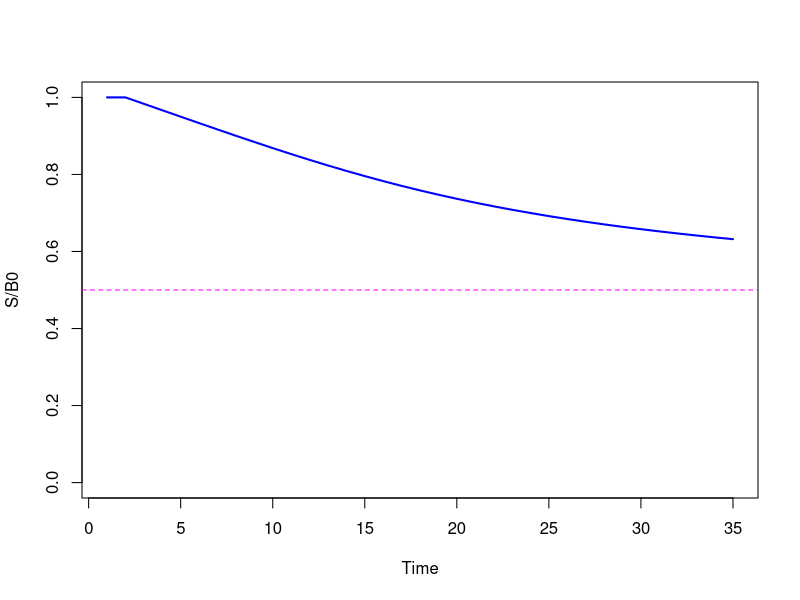
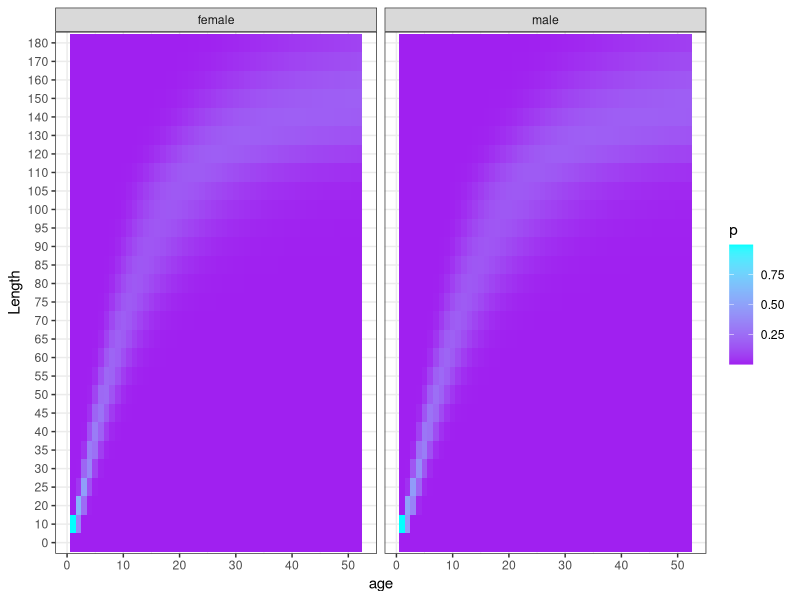
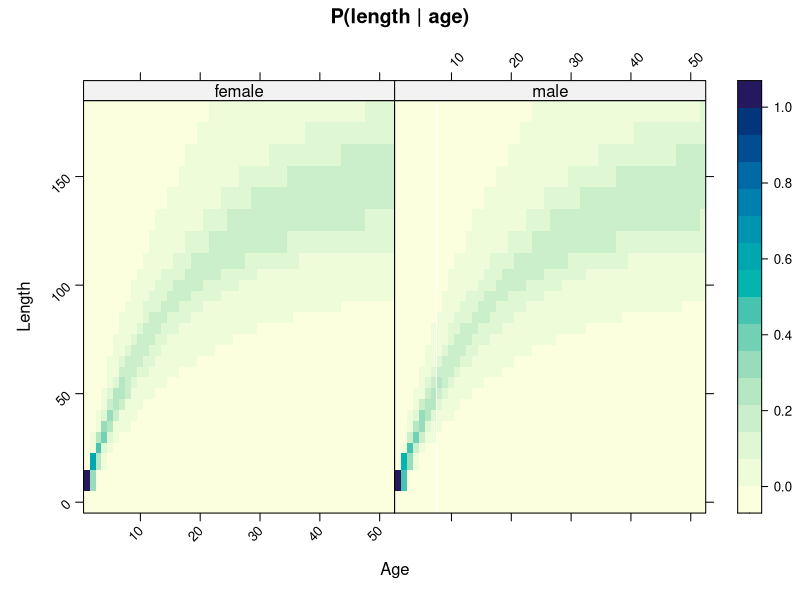
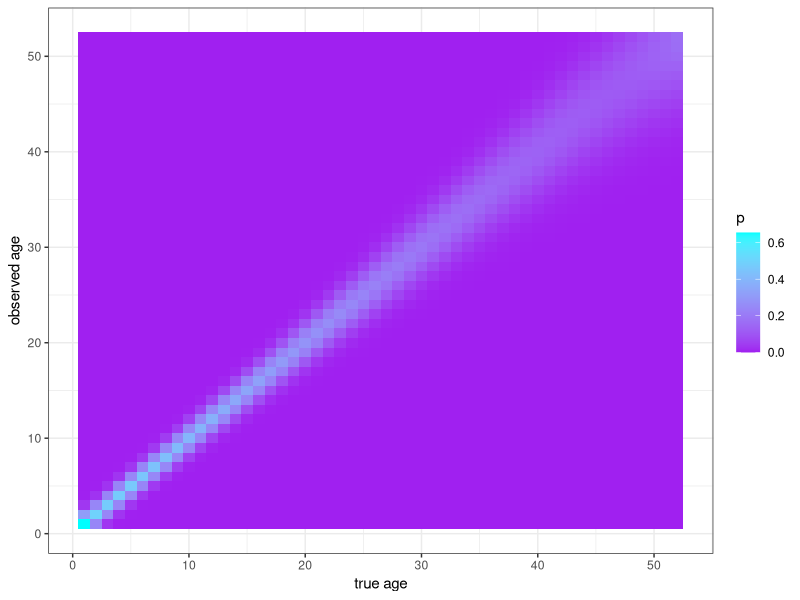
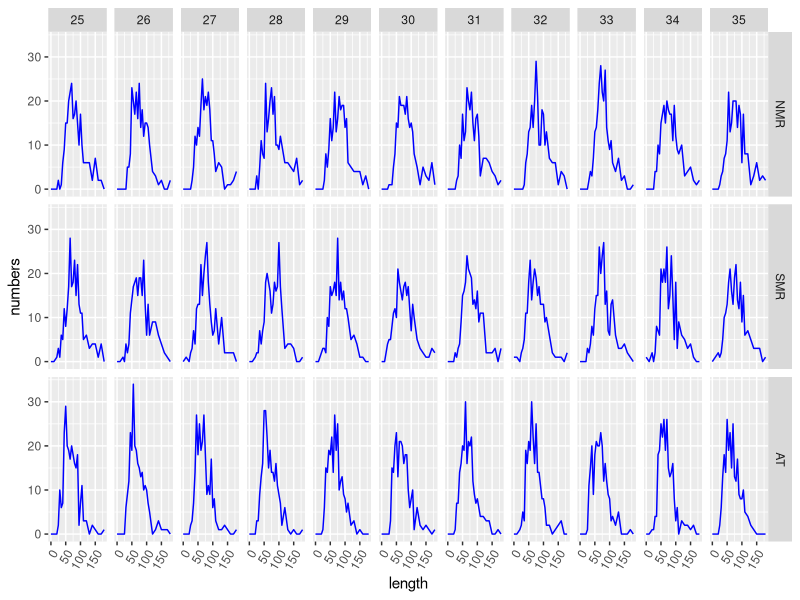
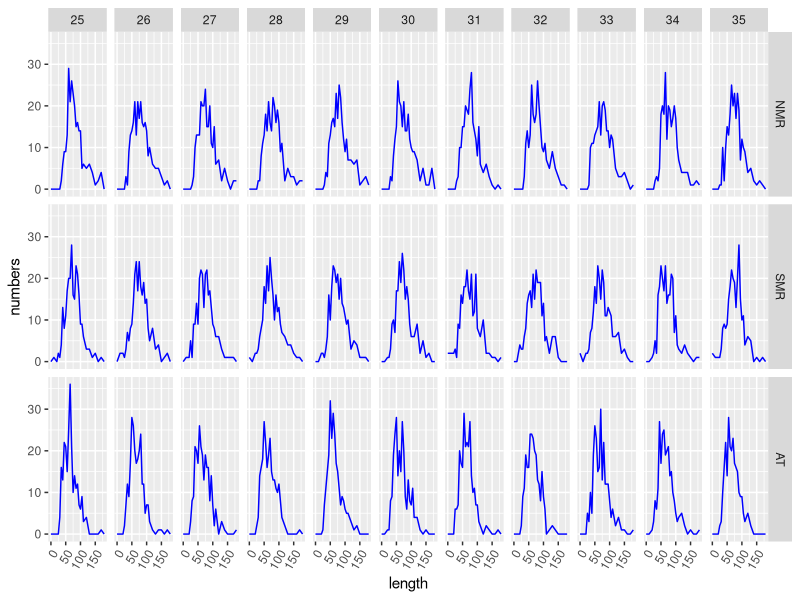
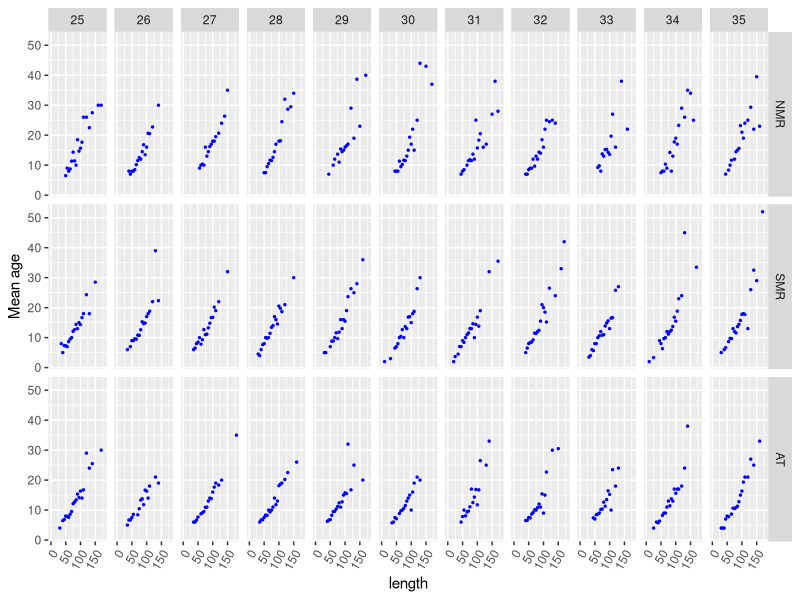
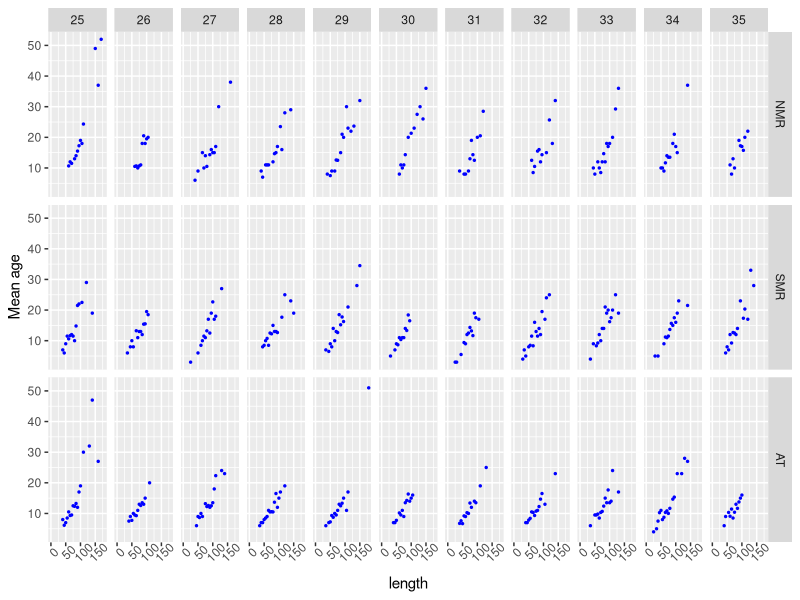

R code for these plots, in order:
######################################################
# testing population dynamics calculations ###########
######################################################
# R Hillary CSIRO 2018 ###############################
######################################################

ages <- 1:52
nages <- length(ages)
R <- 2
ns <- 2
R0 <- 1e+6
M <- rep(0.13,nages)
zeta <- c(0.5,0.5) # sex ratio
eta <- c(0.45,0.55) # spatial recruitment ratio
pim <- array(dim=c(R,R,nages)) # movement matrices
sm50 <- 139
sm95 <- 185
a.wl <- 4.4e-6
b.wl <- 3.14
Linf <- c(165,165)
k <- c(0.057,0.052)
t0 <- c(-0.19,-0.34)
mula <- m <- w <- array(dim=c(ns,nages))
mula[1,] <- Linf[1]*(1-exp(-k[1]*(ages-t0[1])))
mula[2,] <- Linf[2]*(1-exp(-k[2]*(ages-t0[2])))
cvla <- 0.15
for(a in 1:nages) {

  lref1 <- seq(mula[1,a]*(1-1.96*cvla),mula[1,a]*(1+1.96*cvla),length=50)
  dl1 <- dlnorm(lref1,log(mula[1,a]),sqrt(log(1+cvla^2)))
  dl1 <- dl1/sum(dl1)
  lref2 <- seq(mula[2,a]*(1-1.96*cvla),mula[2,a]*(1+1.96*cvla),length=50)
  dl2 <- dlnorm(lref2,log(mula[2,a]),sqrt(log(1+cvla^2)))
  dl2 <- dl2/sum(dl2) 
  m[1,a] <- sum(dl1*(1/(1+19^{-(lref1-sm50)/(sm95-sm50)})))
  m[2,a] <- sum(dl2*(1/(1+19^{-(lref2-sm50)/(sm95-sm50)})))
  w[1,a] <- sum(dl1*a.wl*lref1^b.wl)/1e+3
  w[2,a] <- sum(dl2*a.wl*lref2^b.wl)/1e+3

}

# define the movement model

pi12 <- 0.01
pi21 <- 0.05
pim[] <- matrix(c(1-pi12,pi12,pi21,1-pi21),ncol=2,byrow=T)

########################################
# 1. long-term eqm unfished population #
########################################

ny <- 500
Nbar <- array(dim=c(ny,nages,ns,R))
for(s in 1:ns) 
  for(r in 1:R) Nbar[1,,s,r] <- eta[r]*zeta[s]*R0*exp(-ages*M[1]) 
for(y in 2:ny) {

  for(s in 1:ns) 
    for(r in 1:R) Nbar[y,1,s,r] <- R0*eta[r]*zeta[s]
  for(s in 1:ns)
    for(a in 2:(nages-1)) 
      for(r in 1:R) Nbar[y,a,s,r] <- sum(pim[,r,a-1]*Nbar[y-1,a-1,s,]*exp(-M[a-1]))

  for(s in 1:ns)
    for(r in 1:R) Nbar[y,nages,s,r] <- sum(pim[,r,nages-1]*Nbar[y-1,nages-1,s,]*exp(-M[nages-1]))+sum(pim[,r,nages]*Nbar[y-1,nages,s,]*exp(-M[nages]))

}
  
############################################
# 2. Eqm short cut using simultaneous eqns #
############################################

Neqm <- array(dim=c(nages,ns,R))
for(s in 1:ns) Neqm[1,s,] <- R0*eta*zeta[s]
for(a in 2:(nages-1))
  for(s in 1:ns)
    for(r in 1:R) Neqm[a,s,r] <- sum(pim[,r,a-1]*Neqm[a-1,s,]*exp(-M[a-1]))

# solve simulatenous eqns for N in the plus group

av <- rep(NA,R)
B <- matrix(nrow=R,ncol=R)
for(s in 1:ns) {

  for(r in 1:R) av[r] <- sum(pim[,r,nages-1]*Neqm[nages-1,s,]*exp(-M[nages-1]))
  for(r in 1:R)
    for(ss in 1:R) B[ss,r] <- pim[ss,r,nages]*exp(-M[nages])
  npg <- t(av) %*% solve(diag(1,nrow=R)-B)
  Neqm[nages,s,] <- npg

}

#############################
# testing the popn dynamics #
#############################

B0 <- sum(apply(Neqm[,1,],1,sum)*w[1,]*m[1,])

# selectivity

nf <- 3 # NMR, SMR, AT longlines
rf <- c(1,2,2) # areas fisheries operate in

sl50 <- c(65,80,55)
sl95 <- c(75,110,65)

sel <- array(dim=c(nf,ns,nages))
for(f in 1:nf) {
  for(a in 1:nages) {

    lref1 <- seq(mula[1,a]*(1-1.96*cvla),mula[1,a]*(1+1.96*cvla),length=50)
    dl1 <- dlnorm(lref1,log(mula[1,a]),sqrt(log(1+cvla^2)))
    dl1 <- dl1/sum(dl1)
    lref2 <- seq(mula[2,a]*(1-1.96*cvla),mula[2,a]*(1+1.96*cvla),length=50)
    dl2 <- dlnorm(lref2,log(mula[2,a]),sqrt(log(1+cvla^2)))
    dl2 <- dl2/sum(dl2) 
    sel[f,1,a] <- sum(dl1*(1/(1+19^{-(lref1-sl50[f])/(sl95[f]-sl50[f])})))
    sel[f,2,a] <- sum(dl2*(1/(1+19^{-(lref2-sl50[f])/(sl95[f]-sl50[f])})))
  
  }
}

# total catch

Ctot <- 440
Cf <- c(100,140,200)

# SRR params

hh <- 0.75
rho <- B0/R0
alp <- 4*hh/(rho*(1-hh))
bet <- (5*hh-1)/(B0*(1-hh))

# other stuff

ny <- 35
N <- hya <- Cya <- array(dim=c(ny,nages,ns,R))
Cyfa <- hyfa <- array(dim=c(ny,nages,ns,nf))
tauf <- 0.5
h <- array(dim=c(ny,nf,ns))
phi <- m[1,]*w[1,]
S <- rep(NA,ny)
S[1] <- B0
N[1,,,] <- Neqm
Cyfa[1,,,] <- Cya[1,,,] <- hyfa[1,,,] <- 0
h[1,,] <- hya[1,,,] <- 0
hmax <- 0.8

for(y in 2:ny) {

  # recruitment

  Rtot <- alp*S[y-1]/(1+bet*S[y-1])
  for(s in 1:ns) 
    for(r in 1:R) N[y,1,s,r] <- Rtot*eta[r]*zeta[s]

  # population dynamics

 
    # from 2 to A-1

  for(s in 1:ns)
    for(a in 2:(nages-1))
      for(r in 1:R)   
        N[y,a,s,r] <- sum(pim[,r,a-1]*N[y-1,a-1,s,]*exp(-M[a-1])*(1-hya[y-1,a-1,s,])) 

    # plus group

  for(s in 1:ns)
    for(r in 1:R) 
        N[y,nages,s,r] <- sum(pim[,r,nages-1]*N[y-1,nages-1,s,]*exp(-M[nages-1])*(1-hya[y-1,nages-1,s,]))+sum(pim[,r,nages]*N[y-1,nages,s,]*exp(-M[nages])*(1-hya[y-1,nages,s,])) 

  # calculate harvest rates

  for(f in 1:nf) 
    for(s in 1:ns) 
      h[y,f,s] <- Cf[f]*zeta[s]/sum(N[y,,s,rf[f]]*exp(-tauf*M)*sel[f,s,]*w[s,])

  # calculate catch-at-age (factoring in hmax)

  for(s in 1:ns) {
    for(a in 1:nages) {
      for(f in 1:nf) hyfa[y,,s,f] <- h[y,f,s]*sel[f,s,]
       
      # check maxmim total harvest rate not exceeded
      # this is enforce within a given region

      for(r in 1:R) {

        # multiple fisheries in a given area?

        if(length(rf[rf == r]) > 1) {

          idx <- grep(r,rf) 
          if(sum(hyfa[y,a,s,idx]) > hmax) hyfa[y,a,s,idx] <- hmax * Cf[idx]/sum(Cf[idx])

          hya[y,a,s,r] <- sum(hyfa[y,a,s,idx])
          Cyfa[y,a,s,idx] <- hyfa[y,a,s,idx] * N[y,a,s,r]*exp(-tauf*M[a])
          Cya[y,a,s,r] <- sum(Cyfa[y,a,s,idx]) 

        } else {

          idx <- grep(r,rf)  
          if(hyfa[y,a,s,rf[r]] > hmax) hyfa[y,a,s,rf[r]] <- hmax
          hya[y,a,s,r] <- hyfa[y,a,s,rf[r]]
          Cyfa[y,a,s,idx] <- hyfa[y,a,s,idx] * N[y,a,s,r]*exp(-tauf*M[a]) 
          Cya[y,a,s,r] <- Cyfa[y,a,s,idx]

        }
      }
    }
  }

  # calculate female SSB across both areas

  S[y] <- sum(apply(N[y,,1,],1,sum)*phi)

}

ts.plot(S/B0,col='blue',lwd=2,ylim=c(0,1))
abline(h=0.5,col='magenta',lty=2)

##############################################
# generate some pseudo-data for use later on #
##############################################

# length frequency data for each fishery
# 1. create length partition
# 2. calculate P(l | a)
# 3. define effective sample sizes
# 4. simulate the length data 

# 1. length partition

lbins <- c(seq(0,20,by=10),seq(25,105,by=5),seq(110,190,by=10))
nbins <- length(lbins)-1
mulbins <- 0.5*(lbins[-c(1)]+lbins[-c(nbins+1)])

# 2. calculate P(l | a)

pla <- array(NA,dim=c(ns,nbins,nages))
dimnames(pla)[[1]] <- c('female','male')
dimnames(pla)[[3]] <- ages
dimnames(pla)[[2]] <- lbins[1:nbins]

sdla <- sqrt(log(1+cvla^2))
for(s in 1:ns) {
  for(a in 1:nages) {

    pl <- dlnorm(mulbins,log(mula[s,a]),sdla)
    pl <- pl/sum(pl)
    pla[s,,a] <- pl
  }
}

# sum to 1 check along length dimension

apply(pla,c(1,3),sum)

# faaaaancy ggplot of P(l | a) cos you know...

library(ggplot2)
df <- expand.grid(age=ages,length=lbins[1:nbins],sex=c('female','male'),p=NA)
for(a in ages) {
  
  df[df$age == a & df$sex == 'female','p'] <- pla['female',,a]
  df[df$age == a & df$sex == 'male','p'] <- pla['male',,a] 

}

ggplot(df,aes(age,as.factor(length),z=p))+geom_tile(aes(fill=p))+facet_wrap(~sex)+scale_fill_gradient(low="purple", high="cyan")+theme_bw()+ylab("Length")

# lattice version

library(lattice)
levelplot(p~age*length|sex,data=df,xlab='Age',ylab='Length',main='P(length | age)',scales=list(y=list(rot=45), x=list(rot=45)),cex=0.5)

# get length-conditional age probabilities for conversions

A <- matrix(scan("aerr_mat.dat"),ncol=nages,byrow=T)
adf <- expand.grid(a=ages,aa=ages,p=NA)
for(a in 1:nages) adf[adf$a == a,'p'] <- A[,a]
ggplot(adf,aes(a,aa,z=p))+geom_tile(aes(fill=p))+scale_fill_gradient(low="purple", high="cyan")+theme_bw()+xlab("true age")+ylab("observed age")

# steps:
# 1. Get "true" P(a | l,y,f) for each fishery and population overall
# 2. Get "observed" P(a | l,y,f) factoring in ageing error

# 1. true P(a | l,y,f) for each fishery ~ pla * pay

paly <- paaly <- array(dim=c(ny,nages,nbins,ns,nf))
palyt <- array(dim=c(ny,nages,nbins,ns,R))
pay <- array(dim=c(ny,nages,ns,nf)) # prior age-distro
ply <- array(dim=c(ny,nbins,ns,nf)) # length distro

# pay

for(s in 1:ns) 
  for(y in 1:ny) 
    for(f in 1:nf) {
      for(a in 1:nages) pay[y,a,s,f] <- N[y,a,s,rf[f]] * sel[f,s,a]

      pay[y,,s,f] <- pay[y,,s,f]/sum(pay[y,,s,f])

    }

# paly (and ply)

for(y in 1:ny)
  for(s in 1:ns)
    for(l in 1:nbins)
      for(f in 1:nf) {
        for(a in 1:nages) paly[y,a,l,s,f] <- pla[s,l,a] * pay[y,a,s,f]
        ply[y,l,s,f] <- sum(paly[y,,l,s,f])
        paly[y,,l,s,f] <- paly[y,,l,s,f] / ply[y,l,s,f]
      }

# get paaly (paly adjusted for ageing error)

for(y in 1:ny)
  for(s in 1:ns)
    for(l in 1:nbins)
      for(f in 1:nf) 
        for(a in 1:nages) paaly[y,a,l,s,f] <- sum(paly[y,,l,s,f] * A[a,])

# get palyt (true P(a | l) in actual popn)

for(y in 1:ny)
  for(s in 1:ns)
    for(r in 1:R) {

      pa <- N[y,,s,r]/sum(N[y,,s,r]) 
      for(l in 1:nbins) {
        
        palyt[y,,l,s,r] <- pla[s,l,] * pa
        pltmp <- sum(palyt[y,,l,s,r])
        palyt[y,,l,s,r] <- palyt[y,,l,s,r]/pltmp
      }
    }

# get predicted catch-at-length given catch-at-age

Cyfl <- array(dim=c(ny,nbins,ns,nf))
for(s in 1:ns)
  for(y in 1:ny)
    for(f in 1:nf)
      for(l in 1:nbins)
        Cyfl[y,l,s,f] <- sum(Cyfa[y,,s,f]*paly[y,,l,s,f])

# check total catches (numbers & biomass)

sum(apply(Cya,c(1,3),sum)-apply(Cyfl,c(1,3),sum))
Cfy <- array(dim=c(ny,nf,ns))
for(s in 1:ns) {
  for(y in 1:ny) {
    for(f in 1:nf) {
      Cfy[y,f,s] <- sum(Cyfa[y,,s,f]*w[s,])
    }
  }
}

apply(Cfy,1,sum)
Ctot

# 3. effective sample size-by-fishery

neff <- rep(250,nf)

# 4. Simulate LF data for each fishery

fnm <- c("NMR","SMR","AT")
nsim <- 1
lfdat <- expand.grid(y=1:ny,l=lbins[1:nbins],sex=c('female','male'),f=fnm,iter=1:nsim,c=NA)
for(n in 1:nsim)
  for(y in 1:ny)
    for(f in 1:nf) {

      if(y > 1) {
      ptmp <- Cyfl[y,,1,f]
      ptmp <- ptmp/sum(ptmp)
      lfdat[lfdat$y == y & lfdat$f == fnm[f] & lfdat$sex == 'female' & lfdat$iter == n,'c'] <- rmultinom(1,neff[f],ptmp)
      ptmp <- Cyfl[y,,2,f]
      ptmp <- ptmp/sum(ptmp) 
      lfdat[lfdat$y == y & lfdat$f == fnm[f] & lfdat$sex == 'male' & lfdat$iter == n,'c'] <- rmultinom(1,neff[f],ptmp)
      } else {

        lfdat[lfdat$y == y & lfdat$f == fnm[f] & lfdat$iter == n,'c'] <- 0

      }
    }


ggplot(subset(lfdat,sex=='female' & y >= ny-10),aes(x=l,y=c))+geom_line(colour='blue')+facet_grid(f~y)+ylab("numbers")+xlab("length")+theme(axis.text.x = element_text(angle = 60, hjust = 1))

ggplot(subset(lfdat,sex=='male' & y >= ny-10),aes(x=l,y=c))+geom_line(colour='blue')+facet_grid(f~y)+ylab("numbers")+xlab("length")+theme(axis.text.x = element_text(angle = 60, hjust = 1))

###################################################
# simulate age given length data for each fishery #
###################################################

# number of fish aged in total

nage <- c(200,100) # female, male
nasf <- matrix(nrow=ns,ncol=nf)
for(s in 1:ns) nasf[s,] <- round(nage[s] * Cf/Ctot)

# simulate some length-conditional age data for each fishery

alfdat <- expand.grid(y=1:ny,a=ages,l=lbins[1:nbins],sex=c("female","male"),f=fnm,iter=1:nsim,n=0)
zdf <- expand.grid(y=1:ny,l=lbins[1:nbins],sex=c("female","male"),f=fnm,iter=1:nsim,mua=NA)
lref <- 1:nbins

for(n in 1:nsim)
  for(y in 1:ny) {
    for(f in 1:nf) 

        if(y > 1) {
        
          # length samples first

          nn <- nasf[1,f]
          nl <- rmultinom(1,nn,ply[y,,1,f])
          idx <- lref[-c(grep(0,nl))]
          for(l in idx) {

            na <- rmultinom(1,nl[l],paly[y,,l,1,f])
            alfdat[alfdat$y == y & alfdat$l == lbins[l] & alfdat$f == fnm[f] & alfdat$sex == 'female' & alfdat$iter == n,'n'] <- na
            zdf[zdf$y == y & zdf$l == lbins[l] & zdf$f == fnm[f] & zdf$sex == 'female' & zdf$iter == n,'mua'] <- sum(na*ages/sum(na))
          }


          nn <- nasf[2,f]
          nl <- rmultinom(1,nn,ply[y,,2,f])
          idx <- lref[-c(grep(0,nl))] 
          for(l in idx) {

            na <- rmultinom(1,nl[l],paly[y,,l,2,f]) 
            alfdat[alfdat$y == y & alfdat$l == lbins[l] & alfdat$f == fnm[f] & alfdat$sex == 'male' & alfdat$iter == n,'n'] <- na
            zdf[zdf$y == y & zdf$l == lbins[l] & zdf$f == fnm[f] & zdf$sex == 'male' & zdf$iter == n,'mua'] <- sum(na*ages/sum(na)) 
          }
      
        } else {

          alfdat[alfdat$y == y & alfdat$l == lbins[l] & alfdat$f == fnm[f] & alfdat$iter == n,'n'] <- 0

        }

    cat("Year",y,"of",ny,"\n")
  }

ggplot(subset(zdf,sex=='female' & y >= ny-10),aes(x=l,y=mua))+geom_point(colour='blue',size=0.5)+facet_grid(f~y)+ylab("Mean age")+xlab("length")+theme(axis.text.x = element_text(angle = 60, hjust = 1))

ggplot(subset(zdf,sex=='male' & y >= ny-10),aes(x=l,y=mua))+geom_point(colour='blue',size=0.5)+facet_grid(f~y)+ylab("Mean age")+xlab("length")+theme(axis.text.x=element_text(angle=45))

#####################################################
# simulating tagging data via spatial Brownie model #
#####################################################

# size transition matrix

lvbinc <- function(lrel,tau,k,Linf) {

  return(max((Linf-lrel)*(1-exp(-k*tau)),1e-9*lrel))
}

T <- array(dim=c(ns,nbins,nbins)) 
tau <- 1

for(s in 1:ns) {
  for(i in 1:nbins) {

    lx <- lbins[i]
    ly <- lbins[i+1]

    for(j in 1:nbins) {

      llj <- lbins[j]
      luj <- lbins[j+1]
          
      lli <- lx + lvbinc(lx,tau,k[s],Linf[s]) 
      lui <- ly + lvbinc(ly,tau,k[s],Linf[s]) 
      
      # need to work out Lebesgue measure of intersection 
      # of image and actual length bin / length bin

      if(lli > llj & lui < luj) {
        ptmp <- 1
      } else {
        tmp <- c(max(llj,lli),min(luj,lui))
        mu <- ifelse(tmp[1] < tmp[2],tmp[2]-tmp[1],0)
        nu <- lui-lli
        ptmp <- mu/nu 
      }
        
      T[s,i,j] <- ptmp
    }
  }
}

# version with stochasticity in growth increment

sdl <- 0.15
Teps <- T
epsl <- seq(-1.96*sdl,1.96*sdl,length=25)
dl <- dnorm(epsl,0,sdl,FALSE)
dl <- dl/sum(dl)
pl <- rep(NA,length(dl))

for(s in 1:ns) {
  for(i in 1:nbins) {

    lx <- lbins[i]
    ly <- lbins[i+1]

    for(j in 1:nbins) {

      llj <- lbins[j]
      luj <- lbins[j+1]
          
      for(n in 1:25) {
      
        lli <- lx + lvbinc(lx,tau,k[s],Linf[s])*exp(epsl[n]) 
        lui <- ly + lvbinc(ly,tau,k[s],Linf[s])*exp(epsl[n]) 
      
        # need to work out Lebesgue measure of intersection 
        # of image and actual length bin / length bin

        if(lli > llj & lui < luj) {
          ptmp <- 1
        } else {
          tmp <- c(max(llj,lli),min(luj,lui))
          mu <- ifelse(tmp[1] < tmp[2],tmp[2]-tmp[1],0)
          nu <- lui-lli
          ptmp <- mu/nu 
         }

        pl[n] <- ptmp
      }

      Teps[s,i,j] <- sum(pl*dl)
    }
  }
}

# old-school version

Told <- T
Told[] <- NA
for(s in 1:ns) {
  for(i in 1:nbins) {

    lref <- 0.5*(lbins[i]+lbins[i+1])

    for(j in 1:nbins) {

      mug <- lvbinc(lref,tau,k[s],Linf[s]) 
      sdg <- sqrt(max(1e-9,(exp(sdl^2)-1)*exp(2*log(lvbinc(lref,tau,k[s],Linf[s]))+sdl^2)))
      llj <- lbins[j]
      luj <- lbins[j+1]
      ptmp <- pnorm(luj-lref,mug,sdg)-pnorm(llj-lref,mug,sdg)
      Told[s,i,j] <- ptmp

    }
  }
}
# size-based harvest & movement rates

hyfl <- array(dim=c(ny,nbins,ns,f))
for(s in 1:ns)
  for(y in 1:ny)
    for(f in 1:nf)
      for(l in 1:nbins)
        hyfl[y,l,s,f] <- sum(hyfa[y,,s,f]*paly[y,,l,s,f])

hyl <- array(dim=c(ny,nbins,ns,R))
for(s in 1:ns)
  for(y in 1:ny)
    for(l in 1:nbins)
      for(r in 1:R) {

        idx <- grep(r,rf)  
        if(length(rf[rf == r]) > 1) hyl[y,l,s,r] <- sum(hyfl[y,l,s,rf[idx]])
        else hyl[y,l,s,r] <- hyfl[y,l,s,rf[idx]]

      }

pil <- array(dim=c(R,R,nbins))
for(l in 1:nbins) pil[,,l] <- pim[,,1]


# number of release events (per year and per area)

nrr <- 1 # per area
nry <- 1 # per year
nrel <- nrr*R*nry

# number of recapture events per release event

nrec <- 5

# years of releases

yrel <- ny-10+1:nry-1

# tag loss parameters

ptg <- 0.95 # instantanous tag loss
nutg <- 0.05 # rate of tag loss over time

# reporting rate

prep <- 0.94

# number of releases per tonne (2)

relpt <- 2
Trel <- Ctot*2

# sex ratio of the releases 

sext <- c(0.5,0.5)

# releases per sex per fishery

Tinit <- array(dim=c(ns,nf))
for(s in 1:ns) Tinit[s,] <- Trel * sext[s] * Cf/Ctot

tres <- list() # dummy list to bung everything into

Tyl <- omega <- array(0,dim=c(nrec+1,nbins,ns,R))
Ml <- rep(0.13,nbins)
nl <- rep(0,nbins)

for(n in 1:nsim) {

  # simulate length distro of releases

  kk <- 1
  for(rr in 1:nry) {
    for(ra in 1:R) { # release area
      for(s in 1:ns) {

        # loop over all fisheries in a given area

        idx <- grep(ra,rf)
        nl[] <- 0
        for(f in idx) nl[] <- nl[] + as.vector(rmultinom(1,Tinit[s,f],ply[yrel[rr],,s,f]))
        
        # simulate tag dynamics for cases where there are tags released

        for(lr in 1:nbins) {

          if(nl[lr] > 0) {

            Tyl[,,,] <- 0

            # set up objects for tag dynamics
        
            Tyl[1,lr,s,ra] <- nl[lr] 
            # tag dynamics for nrec+1 years
            for(tt in 2:(nrec+1)) {
        
              for(l in 1:nbins) 
              for(r in 1:R) {
                
                 ttmp <- 0
                if(tt == 2) {

                  for(rs in 1:R) ttmp <- ttmp+sum(pil[rs,r,]*Tyl[tt-1,,s,rs]*T[s,,l]*ptg*exp(-Ml-nutg^2)*(1-hyl[yrel+tt-2,,s,rs]))
                  Tyl[tt,l,s,r] <- ttmp

                } else {

                  for(rs in 1:R) ttmp <- ttmp+sum(pil[rs,r,]*Tyl[tt-1,,s,rs]*T[s,,l]*exp(-Ml-nutg^2)*(1-hyl[yrel+tt-2,,s,rs]))
                  Tyl[tt,l,s,r] <- ttmp 

                }
              } 
            }

            # store the useful stuff

            tres[[kk]] <- list()
            tres[[kk]][['rel_yr']] <- yrel[rr]
            tres[[kk]][['rel_len']] <- lr
            tres[[kk]][['rel_area']] <- ra
            tres[[kk]][['rel_sex']] <- s
            tres[[kk]][['nl']] <- nl
            tres[[kk]][['Tn']] <- Tyl

            kk <- kk+1

          }
        }
      }
    }
  }
}

# now generate some recaptures

prec <- array(dim=c(nrec,R))
psurv <- rep(NA,nrec+1)
ntag <- length(tres)

tdf <- expand.grid(sex=NA,yrel=yrel,lrel=NA,rrel=NA,rrec=1:R,recev=1:nrec,relev=1:ntag,ps=NA,prec=NA,nrel=0,nrectot=0,R=NA)

ntot <- 0
for(i in 1:ntag) {

  sr <- tres[[i]]$rel_sex
  lr <- tres[[i]]$rel_len
  rr <- tres[[i]]$rel_area
  yr <- tres[[i]]$rel_yr
  psurv[1] <- 1 
  Tx <- wx <- tres[[i]]$Tn
  wx[1,,sr,] <- Tx[1,,sr,]/sum(Tx[1,,sr,])

  for(j in 2:(nrec+1)) {
          
    wx[j,,sr,] <- Tx[j,,sr,]/sum(Tx[j,,sr,]) 
          
    # survival

    ptmp <- 0
    for(rs in 1:R) ptmp <- ptmp+sum(wx[j-1,,sr,rs]*exp(-Ml-nutg^2)*(1-hyl[j+yr-2,,sr,rs]))
    if(j == 2) {
      
      psurv[j] <- psurv[j-1]*ptmp*ptg

    } else {

      psurv[j] <- psurv[j-1]*ptmp 

    }

    # probability of recapture
  
    for(rs in 1:R) prec[j-1,rs] <- sum(wx[j,,sr,rs]*hyl[j+yr-1,,sr,rs])
    prec[j-1,] <- prec[j-1,] * psurv[j] * prep

  }

  # multinomial likelihood for recaptures

  ptmp <- as.vector(prec)
  psum <- sum(ptmp)
  ptmp <- c(ptmp,1-psum)
  nn <- Tx[1,lr,sr,rr]
  ntot <- ntot+nn
  Rec <- as.vector(rmultinom(1,nn,ptmp))
  Rmat <- prec
  for(r in 1:R)
    for(j in 1:nrec) Rmat[j,r] <- Rec[j+(r-1)*nrec]

  # write to the data frame

  sx <- ifelse(sr == 1,'female','male')
  tdf[tdf$relev == i,'sex'] <- sx
  tdf[tdf$relev == i,'nrel'] <- nn
  tdf[tdf$relev == i,'lrel'] <- lr 
  tdf[tdf$relev == i,'yrel'] <- yr
  tdf[tdf$relev == i,'rrel'] <- rr
  for(r in 1:R) {

    tdf[tdf$relev == i & tdf$rrec == r,'ps'] <- psurv[-c(1)]
    tdf[tdf$relev == i & tdf$rrec == r,'prec'] <- prec[,r]
    tdf[tdf$relev == i & tdf$rrec == r,'R'] <- Rmat[,r]

  }
  tdf[tdf$relev == i,'nrectot'] <- sum(Rmat)

  
  cat("Tagging event",i,"of",ntag,"\n")
}

# overall rate of return

sum(tdf$R)/ntot

# storage format
# matrix with dims: ntag, 5+R*rrec

Tdata <- matrix(nrow=length(unique(tdf$relev)),ncol=5+R*nrec)
colnames(Tdata) <- c("nrel","sex","lrel","rrel","yrel",rep("R",R*nrec))

ii <- 1
for(i in unique(tdf$relev)) {

  df <- subset(tdf,relev==i)
  Tdata[ii,1] <- df$nrel[1]
  Tdata[ii,2] <- ifelse(df$sex[1] == 'female',1,2)
  Tdata[ii,3] <- df$lrel[1]
  Tdata[ii,4] <- df$rrel[1]
  Tdata[ii,5] <- df$yrel[1]
  Tdata[ii,6:(nrec+5)] <- subset(df,rrec==1)$R
  Tdata[ii,(nrec+6):(nrec+10)] <- subset(df,rrec==2)$R
  ii <- ii+1

}

# write the four data sets:
# 1. Total catch biomass by fishery
# 2. LF by fishery
# 3. ALF by fishery
# 4. Tagging data

# 1.

ctab <- data.frame(year=1:ny,'NMR'=rep(Cf[1],ny),'SMR'=rep(Cf[2],ny),'AT'=rep(Cf[3],ny))
write.table(ctab,file='catch_biomass.dat',row.names=FALSE)

# 2. LF data (combined by sex)

lf <- array(dim=c(ny,nbins,nf))
lfdat$f <- as.character(lfdat$f)

for(yy in 1:ny)
  for(ff in 1:nf) {

    cdf <- subset(lfdat,yy==y & f == fnm[ff])
    zz <- subset(cdf,sex=='female')$c+subset(cdf,sex=='female')$c
    lf[yy,,ff] <- zz
  }

for(ff in 1:nf) {

  ttl <- paste(paste("lf",fnm[ff],sep="_"),"dat",sep=".")
  write(t(lf[,,ff]),file=ttl,ncolumns=nbins)
}

# 3. ALF data (by fishery and sex)

almat <- matrix(nrow=nbins,ncol=nages)
for(ss in 1:ns) {

  sx <- ifelse(ss == 1,'female','male') 

  for(ff in 1:nf) {

    fx <- fnm[ff]

    ttl <- paste(paste(paste("alf",fx,sep="_"),sx,sep="_"),'dat',sep=".")
    for(yy in 1:ny) {

      
      df <- subset(alfdat,y == yy & sex == sx & f == fx)
      for(ll in 1:nbins) almat[ll,] <- subset(df,l == lbins[ll])$n
      if(yy == 1) {
        
        write(t(almat),file=ttl,ncolumns=nages)
        
      } else {

        write(t(almat),file=ttl,ncolumns=nages,append=TRUE)

      }
    }
  }
}

# 4. tagging data

write.table(Tdata,file='sim_tag_data.dat',row.names=FALSE)

# save it all

save.image("test_pdyn_datagen.rda")

